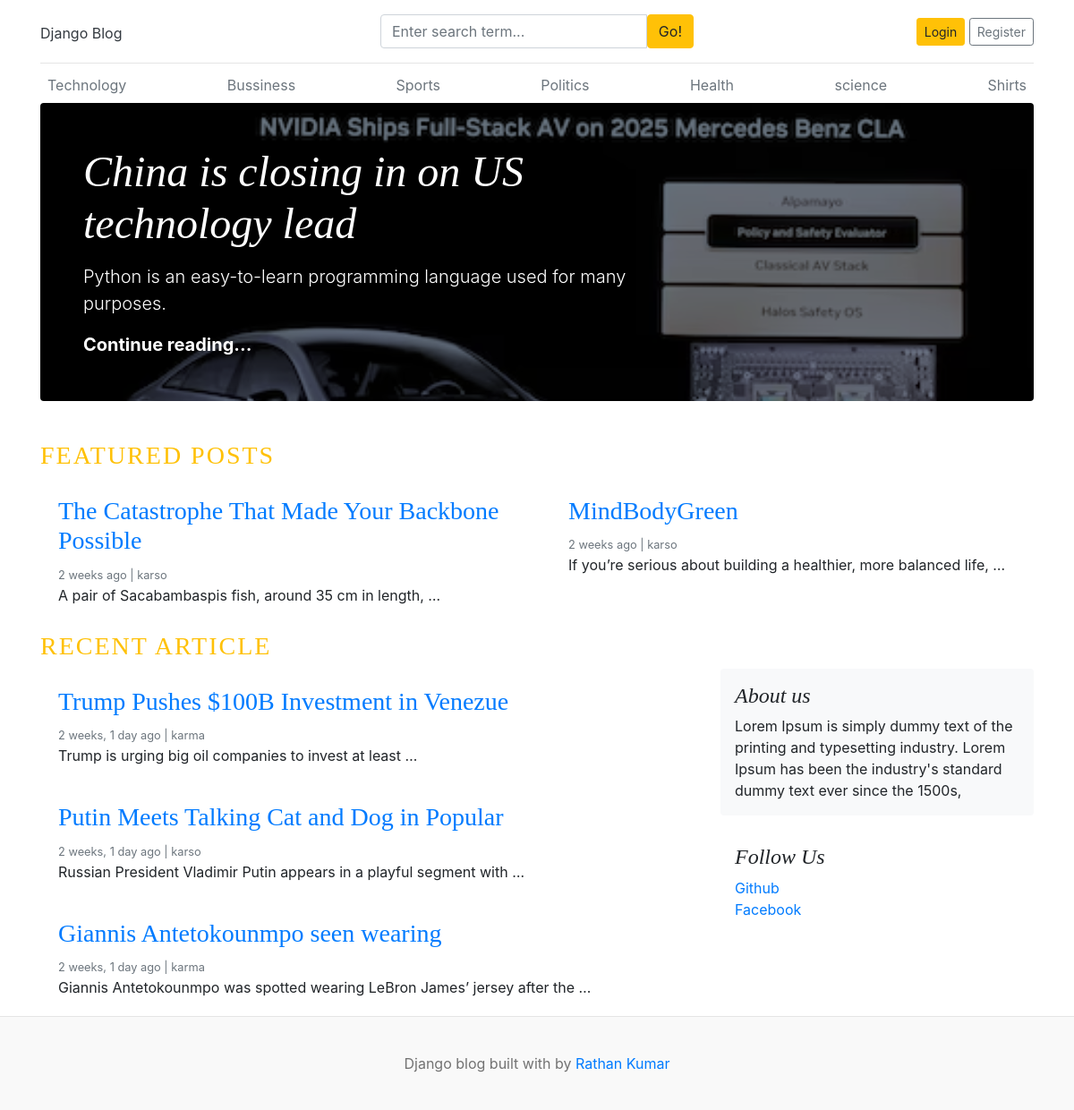
The page / on the database its author committed.
### blogs/models.py (models this page shows, shortened)
class Category(models.Model):
    category_name=models.CharField(max_length=50,unique=True)
    created_at=models.DateTimeField(auto_now_add=True)
    updated_at=models.DateTimeField(auto_now=True)
    class Meta:
        verbose_name_plural='categories'

class Blog(models.Model):
    title=models.CharField(max_length=100)
    slug=models.SlugField(max_length=150,unique=True,blank=True)
    category=models.ForeignKey(Category,on_delete=models.CASCADE)
    author=models.ForeignKey(User,on_delete=models.CASCADE)
    feature_image=models.ImageField(upload_to='uploads/%Y/%m/%d')
    short_description=models.TextField(max_length=500)
    blog_body=models.TextField(max_length=1000)
    status=models.CharField( max_length=50,choices=STATUS_CHOIES,default='Draft')
    is_featured=models.BooleanField(default=False)
    created_at=models.DateTimeField(auto_now_add=True)
    updated_at=models.DateTimeField(auto_now=True)

### assignments/models.py (models this page shows, shortened)
class About(models.Model):
    about_heading=models.CharField(max_length=25)
    about_description=models.TextField(max_length=255)
    created_at=models.DateTimeField(auto_now_add=True)
    updated_at=models.DateTimeField(auto_now=True)
    class Meta:
        verbose_name_plural='about'

class SocialLink(models.Model):
    platform=models.CharField(max_length=25)
    link=models.URLField(max_length=100)
    created_at=models.DateTimeField(auto_now_add=True)
    updated_at=models.DateTimeField(auto_now=True)

### blog_main/views.py (the view)
# urls.py: path("",views.home,name='home'),
def home(req):
    featured_posts=Blog.objects.filter(is_featured=True,status="Published")
    posts=Blog.objects.filter(is_featured=False,status="Published")
    try:
        about=About.objects.get()
    except:
        about=None
    context={
        'featured_posts':featured_posts,
        'posts':posts,
        'about':about,
    }
    return render(req,'home.html',context)

### blogs/context_processors.py (called while the page is built)
def get_categories(req):
    categories=Category.objects.all()
    return dict(categories=categories)

def get_social_links(req):
    socialLink=SocialLink.objects.all()
    return dict(socialLink=socialLink)

### templates/home.html
{% extends "base.html" %}
{% block content %}
    {% for post in featured_posts %}
    {% if forloop.first %}
<div class="jumbotron p-3 p-md-5 text-white rounded bg-dark" style="background-image: url({{post.feature_image.url}});background-blend-mode: overlay;background-size:cover;">
    <div class="col-md-8 px-0">
      <h1 class="display-4 font-italic">{{post.title}}</h1>
      <p class="lead my-3">{{post.short_description | truncatewords:10}}</p>
      <p class="lead mb-0"><a href="{% url 'blogs' post.slug %}" class="text-white font-weight-bold">Continue reading...</a></p>
    </div>
  </div>
  {% endif %}
  {% endfor %}
</div>
<h3 class='text-uppercase text-warning' style='letter-spacing:2px;'> Featured Posts</h3>
  <div class="row mb-2">
    {% for post in featured_posts %}
    {% if not forloop.first %}
    <div class="col-md-6">
      <div class="card border-0" >
        <div class="card-body">
          <h3><a href="{% url 'blogs' post.slug%}" class='text-black'>{{post.title}}</a></h3>
          <small class="mb-1 text-muted">{{post.created_at | timesince}} ago | {{post.author}}</small>
          <p class="card-text">{{post.short_description | truncatewords:10}}</p>
        </div>
      </div>
    </div>
    {% endif %}
    {% endfor %}
  </div>
<h3 class='text-uppercase text-warning' style='letter-spacing:2px;'> Recent Article</h3>
  <main role="main" class="container p-0">
    <div class="row">
      <div class="col-md-8 blog-main">
{% for post in posts %}
         <div class="card border-0" >
        <div class="card-body">
          <h3><a href="{% url 'blogs' post.slug%}" class='text-black'>{{post.title}}</a></h3>
          <small class="mb-1 text-muted">{{post.created_at | timesince}} ago | {{post.author}}</small>
    <p class="card-text">{{post.short_description | truncatewords:10}}</p>
        </div>
      </div>
    {% endfor %}
      </div>
      <aside class="col-md-4 blog-sidebar">
        <div class="p-3 mb-3 bg-light rounded">
          <h4 class="font-italic">{{about.about_heading}}</h4>
          <p class="mb-0">{{about.about_description}}</p>
        </div>
{% if socialLink %}
        <div class="p-3">
          <h4 class="font-italic">Follow Us</h4>
          <ol class="list-unstyled">
            {% for i in socialLink %}
            <li><a href="{{i.link }}">{{i.platform}}</a></li>
            {% endfor %}
          </ol>
        </div>
        {% endif %}
      </aside>
    </div>
  </main>
</div>
{% endblock %}

### templates/base.html (shortened to what this page needs)
{% load  static %}
<!DOCTYPE html>
<html lang="en">
<head>
    <link href="https://getbootstrap.com/docs/4.0/dist/css/bootstrap.min.css" rel="stylesheet">
    <link href="{% static 'css/blog.css'%}" rel="stylesheet">
    <link rel="stylesheet" href="https://cdnjs.cloudflare.com/ajax/libs/font-awesome/4.7.0/css/font-awesome.min.css">
  </head>
<body>
    <div class="container">
      <header class="blog-header py-3">
        <div class="row flex-nowrap justify-content-between align-items-center">
          <div class="col-4 pt-1">
            <a class="blog-head er-logo text-dark" href="/">Django Blog</a>
          </div>
          <div class="col-4">
            <form action="{% url 'search'%}" method='GET'>
              <div class="input-group">
                <input class="form-control" type="text" name='keyword' value="{{keyword}}"  placeholder="Enter search term..." aria-label="Enter search term..." aria-describedby="button-search" />
                <button type='submit' class="btn btn-warning" id="button-search" type="button">Go!</button>
             </div>
            </form>
          </div>
          {% if not user.is_authenticated %}
          <div class="col-4 d-flex justify-content-end align-items-center">
            <a class="btn btn-sm btn-warning" href="{% url 'login'%}">Login</a> &nbsp;
            <a class="btn btn-sm btn-outline-secondary" href="{% url 'register'%}">Register</a>
          </div>
          {% else %}
            <span><a href="{% url 'dashboard'%}">Dashboard</a></span>
            &emsp;
            <span><a href="{% url 'logout'%}">LogOut</a></span>
          {% endif %}
        </div>
      </header>
      <div class="nav-scroller py-1 mb-2">
        <nav class="nav d-flex justify-content-between">
          {% for category in categories %}
          <a class="p-2 text-muted" href="{% url 'posts_by_category' category.id %}">
            {{category.category_name}}
          </a>
         {% endfor %}
        </nav>
{% block content %}
{% endblock %}
<footer class="blog-footer text-center">
  <p>Django blog built with   by <a href="#">Rathan Kumar</a></p>
</footer>
</body>
</html>

### blog_main/static/css/blog.css (style rules this page uses)
.blog-header { border-bottom: 1px solid #e5e5e5; }
h1, h2, h3, h4, h5, h6 { font-family: "Playfair Display", Georgia, "Times New Roman", serif; }
.display-4 { font-size: 2.5rem; }
@media (min-width: 768px) { .display-4 { font-size: 3rem; } }
.blog-footer { padding: 2.5rem 0; color: #727272; text-align: center; background-color: #f9f9f9; border-top: .05rem solid #e5e5e5; }
.blog-footer p:last-child { margin-bottom: 0; }

### rows shown on the page
Category: category_name "Technology"
Category: category_name "Bussiness"
Category: category_name "Sports"
Category: category_name "Politics"
Category: category_name "Health"
Category: category_name "science"
Category: category_name "Shirts"
Blog: feature_image (picture), title "China is closing in on US technology lead", short_description "Python is an easy-to-learn programming language used for many purposes."
Blog: title "The Catastrophe That Made Your Backbone Possible", created_at "2 weeks", author "karso", short_description "A pair of Sacabambaspis fish, around 35 cm in length, …"
Blog: title "MindBodyGreen", created_at "2 weeks", author "karso", short_description "If you’re serious about building a healthier, more balanced life, …"
Blog: title "Trump Pushes $100B Investment in Venezue", created_at "2 weeks, 1 day", author "karma", short_description "Trump is urging big oil companies to invest at least …"
Blog: title "Putin Meets Talking Cat and Dog in Popular", created_at "2 weeks, 1 day", author "karso", short_description "Russian President Vladimir Putin appears in a playful segment with …"
Blog: title "Giannis Antetokounmpo seen wearing", created_at "2 weeks, 1 day", author "karma", short_description "Giannis Antetokounmpo was spotted wearing LeBron James’ jersey after the …"
About: about_heading "About us", about_description "Lorem Ipsum is simply dummy text of the printing and typesetting industry. Lorem Ipsum has been the industry's standard dummy text ever since the 1500s,"
SocialLink: platform "Github"
SocialLink: platform "Facebook"
